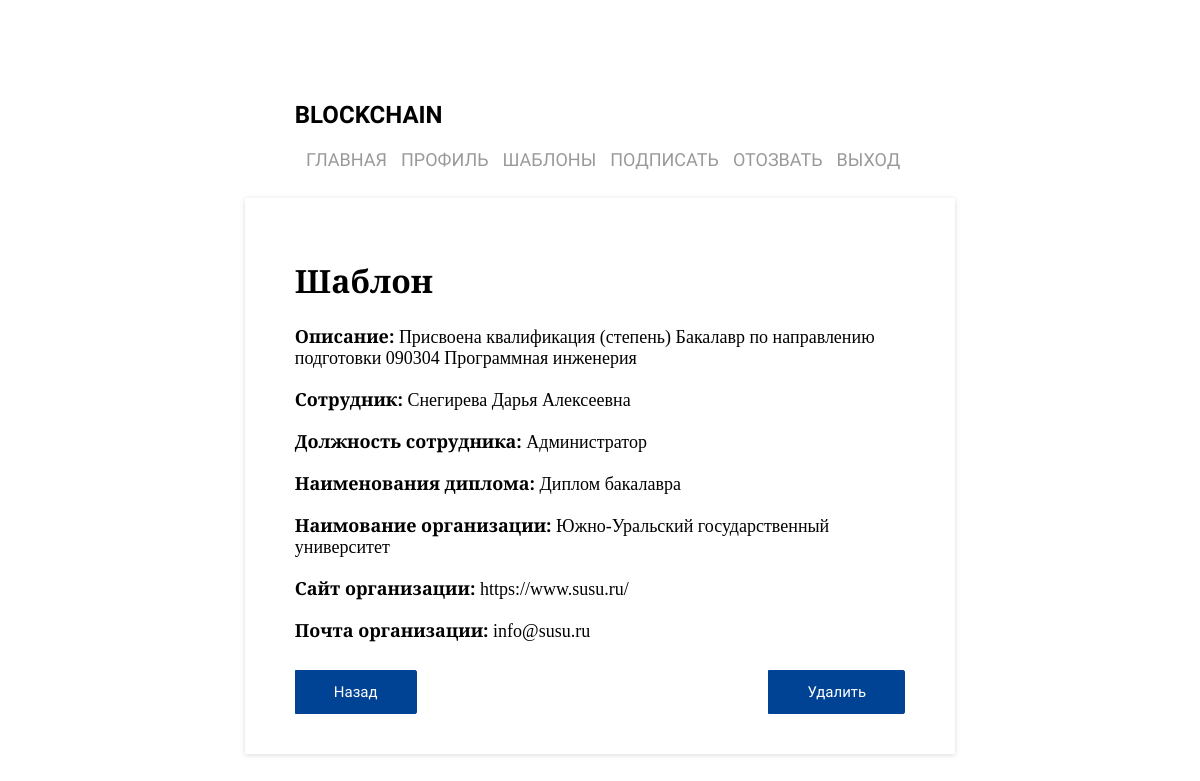
/chdi/template/13 (signed in), run on the app's committed database.
### chdi/models.py (models this page shows, shortened)
class Template(models.Model):
    user_id = models.ForeignKey(User, on_delete=models.CASCADE)
    diplom_name =  models.CharField(max_length=200, default="Имя диплома")
    diplom_description =  models.CharField(max_length=200, default="Описание диплома")
    organization_name = models.CharField(max_length=200, default="имя организации")
    organization_url = models.CharField(max_length=200, default="https://www.susu.ru/")
    organization_email = models.CharField(max_length=200, default="info@susu.ru")
    logo_image = models.ImageField(upload_to='logo/%Y/%m/%d', blank=True)
    seal_image = models.ImageField(upload_to='diplom/%Y/%m/%d', blank=True)
    json_file = models.FileField(upload_to='json/', blank=True)
    created_data = models.DateTimeField(auto_now_add=True, verbose_name='Создан')
    class Meta:
        verbose_name = 'Шаблон'
        verbose_name_plural = 'Шаблоны'
        ordering = ['-created_data']

class Profile(models.Model):
    user_id=models.OneToOneField(User, on_delete=models.CASCADE)
    job = models.CharField(max_length=200, default="Сотрудник")
    patronymic = models.CharField(max_length=200, default="Ивановна")
    signature_image = models.ImageField(upload_to='sign_image/%Y/%m/%d', blank=True)
    class Meta:
        verbose_name = 'Профиль'
        verbose_name_plural = 'Профили'

### chdi/views.py (the view)
# urls.py: path('template/<int:pk>', views.TemplateDetailView.as_view(), name='template-detail'),
class TemplateDetailView(LoginRequiredMixin, DetailView):
    model = Template

### chdi/templates/chdi/template_detail.html
{% extends "base_generic.html" %}
{% block content %}
<h1>Шаблон</h1>
<p><strong>Описание:</strong> {{ template.diplom_description}}</p>
<p><strong>Cотрудник:</strong> {{ template.user_id.last_name}} {{ template.user_id.first_name}} {{ template.user_id.profile.patronymic}}</p>
<p><strong>Должность сотрудника:</strong> {{ template.user_id.profile.job}}</p>
<p><strong>Наименования диплома:</strong> {{ template.diplom_name }}</p>
<p><strong>Наимование организации:</strong> {{ template.organization_name }}</p>
<p><strong>Сайт организации:</strong> {{ template.organization_url }}</p>
<p><strong>Почта организации:</strong> {{ template.organization_email }}</p>
<a class="buv-c-sumbit-button" href="/chdi/template/{{ template.id }}/delete">Удалить</a>
<a class="buv-c-back-button" href="{% url 'templates'%}">Назад</a>
{% endblock %}

### chdi/static/css/index.css (style rules this page uses)
.buv-c-sumbit-button { background-color: #004394; border-radius: 0 2px 2px 0; color: #fff; cursor: pointer; display: block; font-size: 15px; font-weight: 400; padding: 12px 38px; border: 1px solid #004394; font-family: 'Scada', sans-serif; float: right; margin-top: 10px; text-decoration: none; }
.buv-c-back-button { background-color: #004394; border-radius: 0 2px 2px 0; color: #fff; cursor: pointer; display: block; font-size: 15px; font-weight: 400; padding: 12px 38px; border: 1px solid #004394; font-family: 'Scada', sans-serif; float: left; margin-top: 10px; text-decoration: none; }
h1 { font-family: 'Playfair Display', serif; }
strong { font-family: 'Playfair Display', serif; font-size: 18px; }
p { font-family: 'Playfair Display', serif; font-size: 18px; }

### data on the page
Template: diplom_description "Присвоена квалификация (степень) Бакалавр по направлению подготовки 090304 Программная инженерия", user_id.last_name "Снегирева", user_id.first_name "Дарья", user_id.profile.patronymic "Алексеевна", user_id.profile.job "Администратор", diplom_name "Диплом бакалавра", organization_name "Южно-Уральский государственный университет", organization_url "https://www.susu.ru/", organization_email "info@susu.ru"
